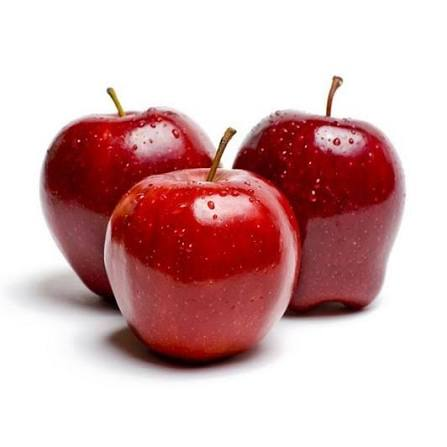
#> input picture Hafta1/Ders4/elma1.jpg, 447 x 447 px
$ python bolme.py
#> lines starting #> are read from the running program, lines starting #| are printed output that depends on the picture
import cv2 as cv
import numpy as np

src1 = cv.imread("elma1.jpg")
#> src1 is the input picture: shape (447, 447, 3); mean B, G, R 179.1, 178.5, 214.1
src2 = cv.imread("elma2.jpg")
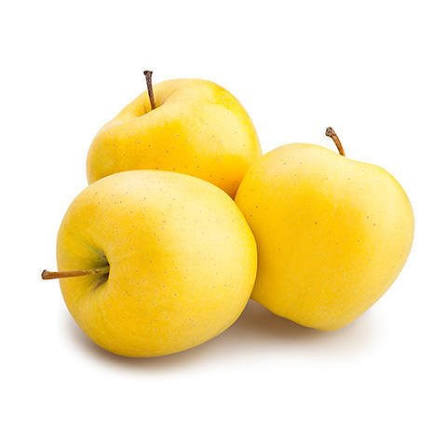
#> input picture Hafta1/Ders4/elma2.jpg, 447 x 447 px
#> src2 is the input picture: shape (447, 447, 3); mean B, G, R 185, 233.1, 247.8

src2=cv.resize(src2,(src1.shape[1],src1.shape[0]))

h,w,ch=src1.shape
#> h = 447; w = 447; ch = 3
print("Yükseklik:", h, "Genislik:",w,"Kanal:",ch)
#| Yükseklik: 447 Genislik: 447 Kanal: 3

div_result=np.zeros(src1.shape,src1.dtype)
cv.divide(src1,src2,div_result)

cv.imshow("elma1",src1)
cv.imshow("elma2",src2)
cv.imshow("Bolme Sonucu",div_result)
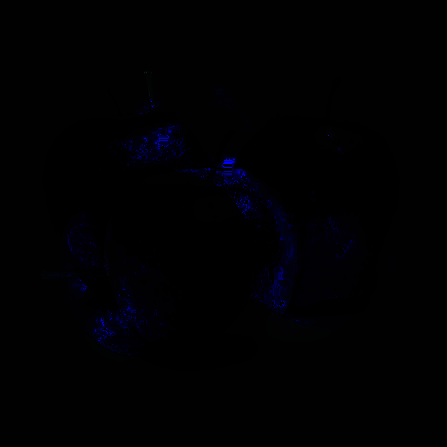
#> window 'Bolme Sonucu': shape (447, 447, 3); mean B, G, R 2.3, 0.7, 0.9

cv.waitKey(0)
cv.destroyAllWindows
